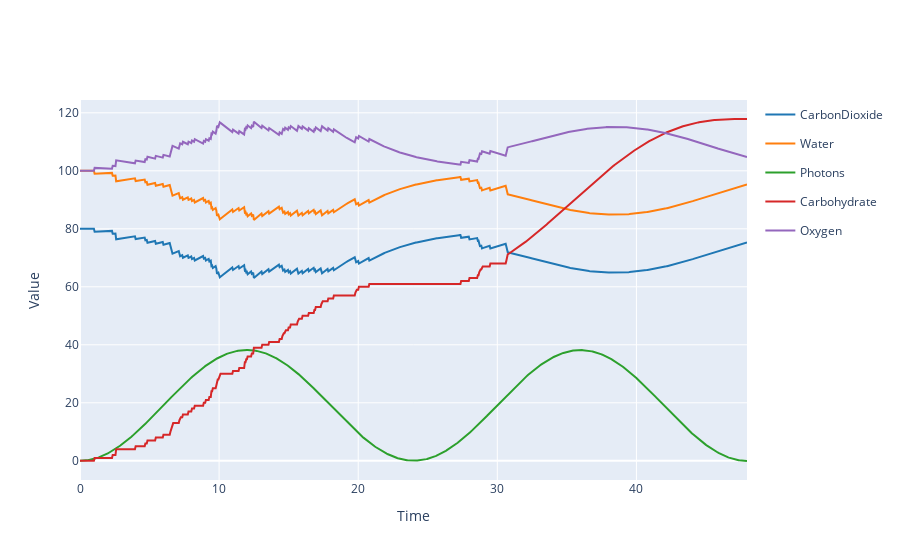

The code cell stored with this chart in its notebook:
### Markdown cell above
# Visualization

### Code cell
results.plotplotly()

### Figure 1 — Plotly figure (JSON) as saved in the notebook; plotly's stock layout.template omitted (floating-point values rounded to 4 significant figures; data arrays with more than 128 entries replaced by an {"elided": "..."} marker saying what was removed)
{"data": [{"legendgroup": "CarbonDioxide", "line": {"color": "#1f77b4"}, "mode": "lines", "name": "CarbonDioxide", "type": "scatter", "x": {"elided": "960 float values"}, "y": {"elided": "960 float values"}}, {"legendgroup": "Water", "line": {"color": "#ff7f0e"}, "mode": "lines", "name": "Water", "type": "scatter", "x": {"elided": "960 float values"}, "y": {"elided": "960 float values"}}, {"legendgroup": "Photons", "line": {"color": "#2ca02c"}, "mode": "lines", "name": "Photons", "type": "scatter", "x": {"elided": "960 float values"}, "y": {"elided": "960 float values"}}, {"legendgroup": "Carbohydrate", "line": {"color": "#d62728"}, "mode": "lines", "name": "Carbohydrate", "type": "scatter", "x": {"elided": "960 float values"}, "y": {"elided": "960 float values"}}, {"legendgroup": "Oxygen", "line": {"color": "#9467bd"}, "mode": "lines", "name": "Oxygen", "type": "scatter", "x": {"elided": "960 float values"}, "y": {"elided": "960 float values"}}], "layout": {"showlegend": true, "title": {"text": ""}, "xaxis": {"title": {"text": "Time"}}, "yaxis": {"title": {"text": "Value"}}}}
